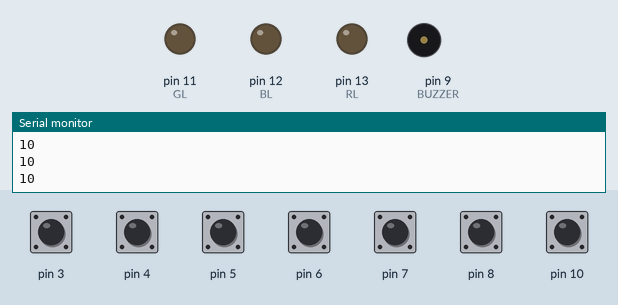
This sketch was run on a simulated Arduino Uno, built with avr-gcc and run on an emulated ATmega328P. On the bench: output pins drawn as LEDs (lit = HIGH), buzzer (waves = sounding), the last lines printed to the serial monitor. The test bench sets the inputs (shaded band); at power-on: pin 3–8, pin 10 HIGH.

Above: at 1.2 s.
1.3 s: pin 7 pulled LOW for 0.15 s
At 1.38 s:
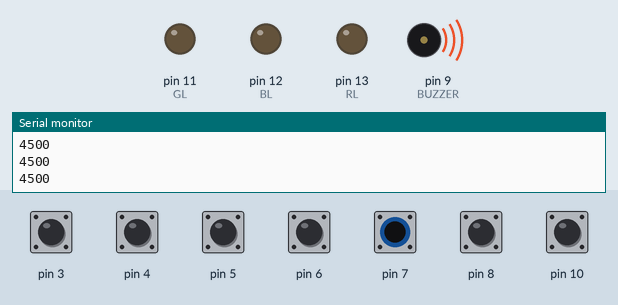
Timing chart, 0 to 4.3 s (numbered marks = the images above; inputs shaded):
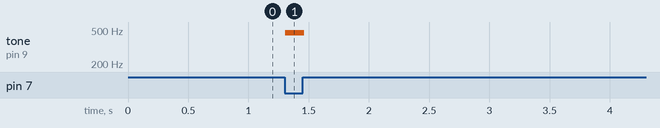

The sketch:

Final_Project.ino
```cpp
//Piano
#include <CapacitiveSensor.h>
#include "pitches.h"
#include <Adafruit_NeoPixel.h>

#define TONE_DURATION 250
#define FAIL_TONE_DURATION 400
#define FAIL_TONE_DURATION 400
#define MID_NOTE_DURATION 600
#define LAST_NOTE_DURATION 700

unsigned long startTime;
unsigned long currentTime;
int interval = 2000;
int RL = 13;
int BL = 12;
int GL = 11;


// 10M resistor between pins 4 & 2, pin 2 is sensor pin, add a wire and or foil if desired// To add more sensors...
//CapacitiveSensor   cs_4_6 = CapacitiveSensor(4,6);
// 10M resistor between pins 4 & 6, pin 6 is sensor pin, add a wire and or foil
//CapacitiveSensor   cs_4_8 = CapacitiveSensor(4,8);
// 10M resistor between pins 4 & 8, pin 8 is sensor pin, add a wire and or foilvoidsetup()

//2 reads
//other number gives
CapacitiveSensor cs_2_3 = CapacitiveSensor(2, 3);
CapacitiveSensor cs_2_4 = CapacitiveSensor(2, 4);
CapacitiveSensor cs_2_5 = CapacitiveSensor(2, 5);  // 10M resistor between pins 4 & 2, pin 2 is sensor pin, add a wire and or foil if desired
CapacitiveSensor cs_2_6 = CapacitiveSensor(2, 6);
CapacitiveSensor cs_2_7 = CapacitiveSensor(2, 7);
CapacitiveSensor cs_2_8 = CapacitiveSensor(2, 8);
CapacitiveSensor cs_2_10 = CapacitiveSensor(2, 10);

//5 sensors for 5 buttons


unsigned long currMillis = 0;
unsigned long prevMillis = 0;
unsigned long noteStartMillis = 0;
int BUZZER = 9;
int butpin = 12;
int butpin2 = 13;
int thresh1 = 400;
int thresh2 = 500;
int thresh3 = 100;
int threshHuh = 0;
bool buttState = false;
bool prevState = false;
bool octa = false;


void setup() {
  Serial.begin(9600);
  // put your setup code here, to run once:
  cs_2_3.set_CS_AutocaL_Millis(0xFFFFFFFF);
  cs_2_4.set_CS_AutocaL_Millis(0xFFFFFFFF);
  cs_2_5.set_CS_AutocaL_Millis(0xFFFFFFFF);
  cs_2_6.set_CS_AutocaL_Millis(0xFFFFFFFF);
  cs_2_7.set_CS_AutocaL_Millis(0xFFFFFFFF);
  cs_2_8.set_CS_AutocaL_Millis(0xFFFFFFFF);
  cs_2_10.set_CS_AutocaL_Millis(0xFFFFFFFF);


  pinMode(BUZZER, OUTPUT);
  pinMode(RL, OUTPUT);
  pinMode(BL, OUTPUT);
  pinMode(GL, OUTPUT);

  startTime = millis();
}

void loop() {
  // put your main code here, to run repeatedly:
  //for one

  long total1 = cs_2_3.capacitiveSensor(30);
  long total2 = cs_2_4.capacitiveSensor(30);
  long total3 = cs_2_5.capacitiveSensor(30);
  long total4 = cs_2_6.capacitiveSensor(30);
  long total5 = cs_2_7.capacitiveSensor(30);
  long total6 = cs_2_8.capacitiveSensor(30);  //octa
  long total7 = cs_2_10.capacitiveSensor(30);


  Serial.println(total5);
  //  Serial.println("2: " + total2);
  // Serial.println("3: " + total3);
  // Serial.println("4: " + total4);
  // Serial.println("5: " + total5);

  prevState = buttState;
  if (total6 > thresh1) {
    buttState = true;
  }else

    buttState = false;

  if (buttState && prevState == 0) {  //octave control
    octa = !octa;
  }

  /*
digitalWrite(RL, HIGH);
digitalWrite(BL, HIGH);
digitalWrite(GL, HIGH);
*/
  //Lower
  if ((total7 > thresh1) & octa) {  //

    digitalWrite(RL, HIGH);
    digitalWrite(GL, HIGH);
    tone(BUZZER, NOTE_C4);
  } else if ((total1 > thresh1) & octa) {  //

    digitalWrite(RL, HIGH);
    tone(BUZZER, NOTE_A4);
  } else

    // noTone(BUZZER);
    // delay(50);

    if ((total2 > thresh1) & octa) {  //

      digitalWrite(BL, HIGH);
      tone(BUZZER, NOTE_G4);
    } else
      //  noTone(BUZZER);
      // delay(50);

      if ((total3 > thresh1) & octa) {  //
        digitalWrite(GL, HIGH);
        tone(BUZZER, NOTE_F4);
      } else
        //  noTone(BUZZER);
        //delay(50);

        if ((total4 > thresh1) & octa) {  //
          digitalWrite(RL, HIGH);
          digitalWrite(BL, HIGH);
          tone(BUZZER, NOTE_E4);
        } else
          //  noTone(BUZZER);
          // delay(50);

          if ((total5 > thresh1) & octa) {  //

            digitalWrite(BL, HIGH);
            digitalWrite(GL, HIGH);
            tone(BUZZER, NOTE_D4);
          } else
            //Normal
            if ((total7 > thresh1) & !octa) {  //

              digitalWrite(RL, HIGH);
              digitalWrite(GL, HIGH);
              tone(BUZZER, NOTE_A4);
            } else
            if ((total1 > thresh1) & !octa) {  //

              digitalWrite(RL, HIGH);
              tone(BUZZER, NOTE_F5);
            } else
              // noTone(BUZZER);
              // delay(50);

              if ((total2 > thresh1) & !octa) {  //

                digitalWrite(BL, HIGH);
                tone(BUZZER, NOTE_E5);
              } else
                //  noTone(BUZZER);
                // delay(50);

                if ((total3 > thresh1) & !octa) {  //
                  digitalWrite(GL, HIGH);
                  tone(BUZZER, NOTE_D5);
                } else
                  //  noTone(BUZZER);
                  //delay(50);

                  if ((total4 > thresh1) & !octa) {  //
                    digitalWrite(RL, HIGH);
                    digitalWrite(BL, HIGH);
                    tone(BUZZER, NOTE_C5);
                  } else
                    //  noTone(BUZZER);
                    // delay(50);

                    if ((total5 > thresh1) & !octa) {  //

                      digitalWrite(BL, HIGH);
                      digitalWrite(GL, HIGH);
                      tone(BUZZER, NOTE_AS4);
                    } else
                      noTone(BUZZER);
  digitalWrite(RL, LOW);
  digitalWrite(BL, LOW);
  digitalWrite(GL, LOW);

  delay(10);
}
//ADD A BUTTON TO CHANGE OCTAVES
```

Measured:
- after the input at 1.3 s, tone on pin 9 (BUZZER): silent → 466 Hz at once, → silent 0.16 s later
